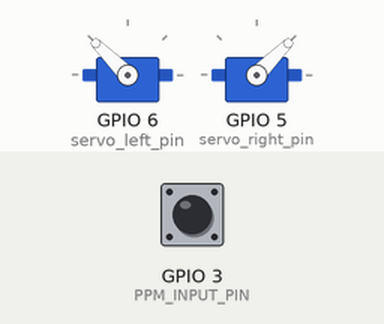
A sketch run on a simulated ESP32-S3. Shown: 2 × servo. Inputs (shaded band) come from the test bench; at power-on: GPIO 3 (PPM_INPUT_PIN) HIGH.

Above: at 2.05 s.
Timing chart, 0 to 5.0 s (numbered marks = the images above):
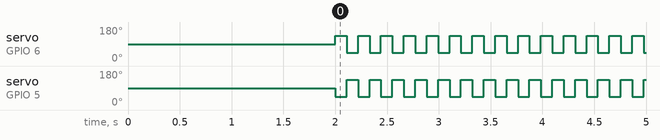

Measured:
- by itself, servo on GPIO 6 (servo_left_pin), servo on GPIO 5 (servo_right_pin): alternates 135° for 0.11 s and 45° for 0.11 s

The sketch:

sketch_260406SFOfor2ServoV3forESP32S3.ino
```cpp
// 2260409 Version3 SFO on Seeed studio ESP32S3 for 2 servo CODE by K.Kakuta
// ESP32 + SimplePPM 版（PPM入力: GPIO3, 右サーボ: GPIO5, 左サーボ: GPIO6）

#include <Arduino.h>
#include <ESP32Servo.h>
#include "src/SimplePPM/SimplePPM.h"
//#include "src/PPMReader/PPMReader.h"// <PPMReader.h>
// PPM入力ピン
const uint8_t PPM_INPUT_PIN = 3;   // D2相当 (GPIO3)
const int channelAmount = 6;
SimplePPM ppm(PPM_INPUT_PIN, channelAmount);

// サーボ出力ピン
const uint8_t servo_left_pin  = 6;  // D5 (GPIO6)
const uint8_t servo_right_pin = 5;  // D4 (GPIO5)

Servo servo_left, servo_right;

// ここから下は元コードと同じ変数定義
volatile int elevator = 0;
volatile int flapamp = 0;
volatile float delaytime = 100;  // Servo speed low-increase / high-decrease (micro second)

float elapsed_time = 0;
float dt;
unsigned long current_time, prev_time;

volatile int ch3value = 1000;  // Ch3
volatile int ch1value = 1500;  // Ch1
volatile int ch2value = 1500;  // Ch2
volatile int ch4value = 1500;  // Ch4
volatile int ch5value = 1500;  // Ch5

static int servo_comm1 = 0;  // Left or Right Servo high point and low point
static int servo_comm2 = 0;  // Left or Right Servo high point and low point

volatile int rudder = 0;
float glide_deg = 0;         // Gliding angle 0=0 degree 500=90degree
static float servo_zero1 = 0; // flap angle adjust
static float servo_zero2 = 0; // flap angle adjust

void setup() {
  Serial.begin(9600);

  // サーボ初期化
  pinMode(servo_left_pin, OUTPUT);
  pinMode(servo_right_pin, OUTPUT);

  servo_left.attach(servo_left_pin, 1000, 2000);
  servo_right.attach(servo_right_pin, 1000, 2000);

  // PPM受信開始
  ppm.begin();

  // RX起動待ち
  delay(2000);
}

void loop() {
  prev_time = current_time;
  current_time = micros();
  dt = (current_time - prev_time) / 1000000.0;

  elapsed_time = elapsed_time + dt;

  // SimplePPM から各チャネルを取得
  // もともとの CH番号に合わせてインデックスを合わせています
  ch3value = ppm.latestValidChannelValue(2, ch3value);  // Ch3
  ch1value = ppm.latestValidChannelValue(0, ch1value);  // Ch1
  ch2value = ppm.latestValidChannelValue(1, ch2value);  // Ch2
  ch4value = ppm.latestValidChannelValue(3, ch4value);  // Ch4
  ch5value = ppm.latestValidChannelValue(4, ch5value);  // Ch5

  // 1000〜2000の範囲に軽くクリップしておくと安心
  auto clamp = [](int v) {
    if (v < 1000) return 1000;
    if (v > 2000) return 2000;
    return v;
  };
  ch1value = clamp(ch1value);
  ch2value = clamp(ch2value);
  ch3value = clamp(ch3value);
  ch4value = clamp(ch4value);
  ch5value = clamp(ch5value);

  // ここから先は元コードと同じロジック
  rudder   = (int)(ch1value - 1500);                    // Ch1  Flap angle incline-- AileronStick
  elevator = (int)(ch2value - 1500);                    // Ch2 Flap Angle bilateral UP&Down
  flapamp  = (int)(ch4value - 1500);                    // Ch4 Right and left Flap angle difference
  delaytime = (int)((ch5value - 950) / 5);              // Ch5 Flapping frequency

  if (ch3value > 1080) {
    // フラッピング ON
    if (elapsed_time < delaytime / 1000.0f) {
      servo_comm1 = (int)((ch3value - 1000) / 2 + 1500 + rudder - elevator + servo_zero1 + flapamp);
      servo_comm2 = (int)(1000 + (2000 - ((ch3value - 1000) / 2 + 1500)) + rudder + elevator - servo_zero2 + flapamp);

      servo_left.writeMicroseconds(servo_comm1);
      servo_right.writeMicroseconds(servo_comm2);
    }

    if ((elapsed_time > delaytime / 1000.0f) &&
        (elapsed_time < (delaytime + delaytime) / 1000.0f)) {

      servo_comm1 = (int)((ch3value - 1000) / 2 + 1500 + rudder + elevator + servo_zero1 - flapamp);
      servo_comm2 = (int)(1000 + (2000 - ((ch3value - 1000) / 2 + 1500)) + rudder - elevator - servo_zero2 - flapamp);

      // ここは左右を入れ替えるコードだったので、そのまま維持
      servo_left.writeMicroseconds(servo_comm2);
      servo_right.writeMicroseconds(servo_comm1);
    }
  } else {
    // フラッピング OFF（滑空モード）
    servo_comm1 = (int)(1500 + rudder - elevator + glide_deg);
    servo_comm2 = (int)(1500 + rudder + elevator - glide_deg);

    servo_left.writeMicroseconds(servo_comm1);
    servo_right.writeMicroseconds(servo_comm2);
  }

  if (elapsed_time > (delaytime + delaytime) / 1000.0f) {
    // 1周期終了
    elapsed_time = 0;
  }
}
```

SimplePPM.cpp
```cpp
#include "SimplePPM.h"

static SimplePPM* g_simpleInstance = nullptr;

void IRAM_ATTR simplePpmISR() {
  if (g_simpleInstance) {
    g_simpleInstance->handleISR();
  }
}

SimplePPM::SimplePPM(uint8_t pin, uint8_t channels)
  : _pin(pin),
    _channelsCount(channels),
    _currentChannel(0),
    _lastMicros(0),
    _lastFrameMicros(0),
    _newFrameFlag(false),
    _irqCount(0),
    _lastWidth(0)
{
  _channels = (volatile uint16_t*)malloc(_channelsCount * sizeof(uint16_t));
  for (uint8_t i = 0; i < _channelsCount; i++) {
    _channels[i] = 1500;
  }
}

void SimplePPM::begin() {
  g_simpleInstance = this;

  pinMode(_pin, INPUT_PULLUP);
  attachInterrupt(_pin, simplePpmISR, RISING);
}

void IRAM_ATTR SimplePPM::handleISR() {
  uint32_t now = micros();
  uint32_t w = now - _lastMicros;
  _lastMicros = now;
  _lastWidth = w;
  _irqCount++;

  // シンクパルス
  if (w > SYNC_PULSE_US) {
    _currentChannel = 0;
    _lastFrameMicros = now;
    _newFrameFlag = true;
    return;
  }

  // 通常チャンネル幅
  if (w >= MIN_PULSE_US && w <= MAX_PULSE_US) {
    if (_currentChannel < _channelsCount) {
      _channels[_currentChannel] = (uint16_t)w;
      _currentChannel++;
    }
  }
}

uint16_t SimplePPM::latestValidChannelValue(uint8_t ch, uint16_t defaultValue) {
  if (ch >= _channelsCount) return defaultValue;

  uint16_t v;
  noInterrupts();
  v = _channels[ch];
  interrupts();

  if (v < MIN_PULSE_US || v > MAX_PULSE_US) return defaultValue;
  return v;
}

uint32_t SimplePPM::latestUpdate() {
  uint32_t t;
  noInterrupts();
  t = _lastFrameMicros;
  interrupts();
  return t;
}

bool SimplePPM::isNewFrame() {
  bool f;
  noInterrupts();
  f = _newFrameFlag;
  _newFrameFlag = false;
  interrupts();
  return f;
}

uint32_t SimplePPM::irqCount() {
  uint32_t c;
  noInterrupts();
  c = _irqCount;
  interrupts();
  return c;
}

uint32_t SimplePPM::lastWidth() {
  uint32_t w;
  noInterrupts();
  w = _lastWidth;
  interrupts();
  return w;
}
```

SimplePPM.h
```cpp
#pragma once
#include <Arduino.h>

class SimplePPM {
public:
  // pin: PPM入力ピン, channels: 読みたいch数
  SimplePPM(uint8_t pin, uint8_t channels);

  // setup() から呼ぶ初期化
  void begin();

  void IRAM_ATTR handleISR();

  // ch値取得
  uint16_t latestValidChannelValue(uint8_t ch, uint16_t defaultValue = 1500);
  uint32_t latestUpdate();
  bool isNewFrame();

  uint32_t irqCount();
  uint32_t lastWidth();

private:
  uint8_t _pin;
  uint8_t _channelsCount;

  volatile uint16_t* _channels;
  volatile uint8_t _currentChannel;
  volatile uint32_t _lastMicros;
  volatile uint32_t _lastFrameMicros;
  volatile bool _newFrameFlag;

  volatile uint32_t _irqCount;
  volatile uint32_t _lastWidth;

  static const uint16_t SYNC_PULSE_US  = 4500;  // シンク判定
  static const uint16_t MIN_PULSE_US   = 800;
  static const uint16_t MAX_PULSE_US   = 2200;
};

void IRAM_ATTR simplePpmISR();
```
